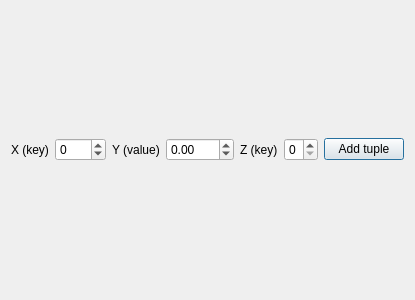
<?xml version="1.0" encoding="UTF-8"?>
<ui version="4.0">
 <class>QtToolTestApproximatorXyzMainDialog</class>
 <widget class="QDialog" name="QtToolTestApproximatorXyzMainDialog">
  <property name="geometry">
   <rect>
    <x>0</x>
    <y>0</y>
    <width>400</width>
    <height>300</height>
   </rect>
  </property>
  <layout class="QVBoxLayout" name="verticalLayout">
   <item>
    <layout class="QHBoxLayout" name="horizontalLayout">
     <item>
      <widget class="QLabel" name="label">
       <property name="text">
        <string>X (key)</string>
       </property>
      </widget>
     </item>
     <item>
      <widget class="QSpinBox" name="box_int_x">
       <property name="minimum">
        <number>-100</number>
       </property>
       <property name="maximum">
        <number>100</number>
       </property>
      </widget>
     </item>
     <item>
      <widget class="QLabel" name="label_2">
       <property name="text">
        <string>Y (value)</string>
       </property>
      </widget>
     </item>
     <item>
      <widget class="QDoubleSpinBox" name="box_double_y">
       <property name="minimum">
        <double>-100.000000000000000</double>
       </property>
       <property name="maximum">
        <double>100.000000000000000</double>
       </property>
      </widget>
     </item>
     <item>
      <widget class="QLabel" name="label_3">
       <property name="text">
        <string>Z (key)</string>
       </property>
      </widget>
     </item>
     <item>
      <widget class="QSpinBox" name="box_int_z">
       <property name="minimum">
        <number>0</number>
       </property>
       <property name="maximum">
        <number>1</number>
       </property>
      </widget>
     </item>
     <item>
      <widget class="QPushButton" name="button">
       <property name="text">
        <string>Add tuple</string>
       </property>
      </widget>
     </item>
    </layout>
   </item>
  </layout>
 </widget>
 <resources/>
 <connections/>
</ui>
